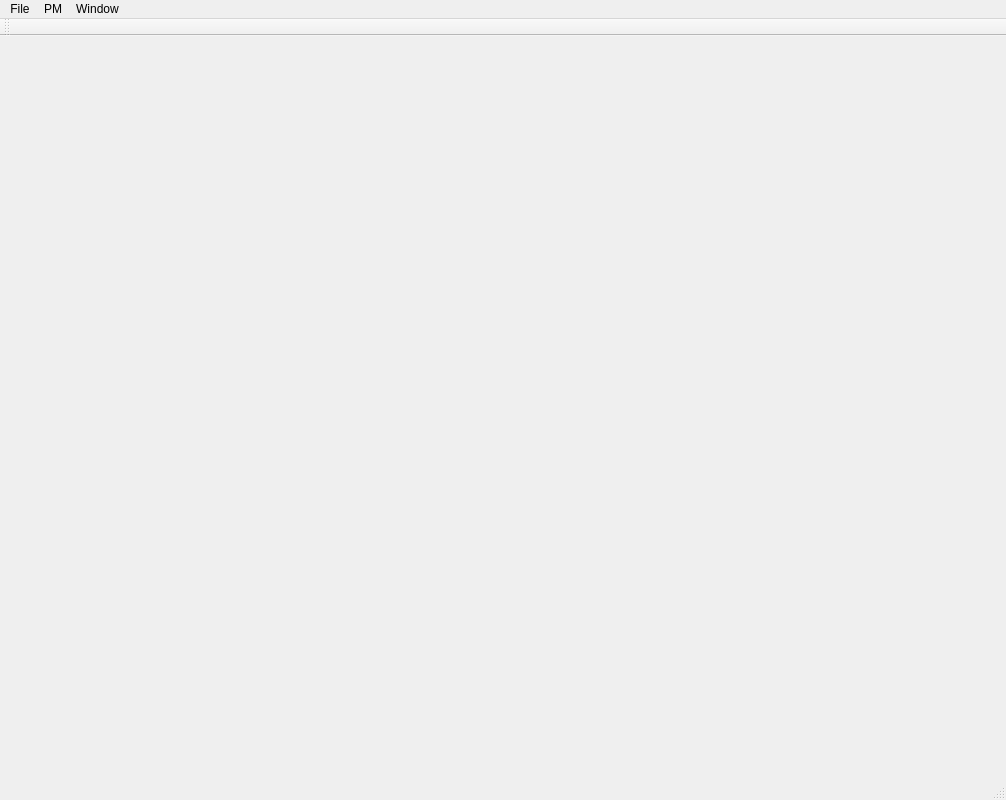
<?xml version="1.0" encoding="UTF-8"?>
<ui version="4.0">
 <class>MainWindow</class>
 <widget class="QMainWindow" name="MainWindow">
  <property name="geometry">
   <rect>
    <x>0</x>
    <y>0</y>
    <width>1006</width>
    <height>800</height>
   </rect>
  </property>
  <property name="minimumSize">
   <size>
    <width>1000</width>
    <height>800</height>
   </size>
  </property>
  <property name="windowTitle">
   <string>Simple Cities</string>
  </property>
  <widget class="QWidget" name="centralWidget"/>
  <widget class="QMenuBar" name="menuBar">
   <property name="geometry">
    <rect>
     <x>0</x>
     <y>0</y>
     <width>1006</width>
     <height>21</height>
    </rect>
   </property>
   <widget class="QMenu" name="menuFile">
    <property name="title">
     <string>File</string>
    </property>
    <addaction name="actionNewTerrain"/>
    <addaction name="actionOpenTerrain"/>
    <addaction name="actionSaveTerrain"/>
    <addaction name="separator"/>
    <addaction name="actionLoadParcels"/>
    <addaction name="actionLoadBuildings"/>
    <addaction name="separator"/>
    <addaction name="actionLoadRoads"/>
    <addaction name="actionSaveRoads"/>
    <addaction name="actionClearRoads"/>
    <addaction name="separator"/>
    <addaction name="actionSaveImage"/>
    <addaction name="actionSaveImageHD"/>
    <addaction name="separator"/>
    <addaction name="actionLoadCamera"/>
    <addaction name="actionSaveCamera"/>
    <addaction name="actionResetCamera"/>
    <addaction name="separator"/>
    <addaction name="actionExit"/>
   </widget>
   <widget class="QMenu" name="menuWindow">
    <property name="title">
     <string>Window</string>
    </property>
    <addaction name="actionControlWidget"/>
    <addaction name="actionPropertyWidget"/>
   </widget>
   <widget class="QMenu" name="menuPM">
    <property name="title">
     <string>PM</string>
    </property>
    <addaction name="actionGenerateBlocks"/>
    <addaction name="actionGenerateParcels"/>
    <addaction name="actionGenerateBuildings"/>
    <addaction name="actionGenerateVegetation"/>
    <addaction name="actionGenerateAll"/>
   </widget>
   <addaction name="menuFile"/>
   <addaction name="menuPM"/>
   <addaction name="menuWindow"/>
  </widget>
  <widget class="QToolBar" name="fileToolBar">
   <attribute name="toolBarArea">
    <enum>TopToolBarArea</enum>
   </attribute>
   <attribute name="toolBarBreak">
    <bool>false</bool>
   </attribute>
  </widget>
  <widget class="QStatusBar" name="statusBar"/>
  <action name="actionNewTerrain">
   <property name="text">
    <string>New Terrain</string>
   </property>
   <property name="shortcut">
    <string/>
   </property>
  </action>
  <action name="actionOpenTerrain">
   <property name="text">
    <string>Open Terrain</string>
   </property>
   <property name="shortcut">
    <string/>
   </property>
  </action>
  <action name="actionExit">
   <property name="text">
    <string>Exit</string>
   </property>
  </action>
  <action name="actionControlWidget">
   <property name="text">
    <string>Control Widget</string>
   </property>
  </action>
  <action name="actionSaveTerrain">
   <property name="text">
    <string>Save Terrain</string>
   </property>
   <property name="shortcut">
    <string/>
   </property>
  </action>
  <action name="actionSaveRoads">
   <property name="text">
    <string>Save Roads</string>
   </property>
  </action>
  <action name="actionPropertyWidget">
   <property name="text">
    <string>Property Widget</string>
   </property>
  </action>
  <action name="actionLoadRoads">
   <property name="text">
    <string>Load Roads</string>
   </property>
   <property name="shortcut">
    <string>Ctrl+O</string>
   </property>
  </action>
  <action name="actionClearRoads">
   <property name="text">
    <string>Clear Roads</string>
   </property>
   <property name="shortcut">
    <string>Ctrl+N</string>
   </property>
  </action>
  <action name="actionSaveImage">
   <property name="text">
    <string>Save Image</string>
   </property>
   <property name="shortcut">
    <string>Ctrl+L</string>
   </property>
  </action>
  <action name="actionLoadCamera">
   <property name="text">
    <string>Load Camera</string>
   </property>
   <property name="shortcut">
    <string>Ctrl+1</string>
   </property>
  </action>
  <action name="actionSaveCamera">
   <property name="text">
    <string>Save Camera</string>
   </property>
   <property name="shortcut">
    <string>Ctrl+2</string>
   </property>
  </action>
  <action name="actionSaveImageHD">
   <property name="text">
    <string>Save Image HD</string>
   </property>
   <property name="shortcut">
    <string>Ctrl+S</string>
   </property>
  </action>
  <action name="actionResetCamera">
   <property name="text">
    <string>Reset Camera</string>
   </property>
  </action>
  <action name="actionGenerateBlocks">
   <property name="text">
    <string>Generate Blocks</string>
   </property>
  </action>
  <action name="actionGenerateParcels">
   <property name="text">
    <string>Generate Parcels</string>
   </property>
  </action>
  <action name="actionGenerateBuildings">
   <property name="text">
    <string>Generate Buildings</string>
   </property>
  </action>
  <action name="actionGenerateVegetation">
   <property name="text">
    <string>Generate Vegetation</string>
   </property>
  </action>
  <action name="actionGenerateAll">
   <property name="text">
    <string>Generate All</string>
   </property>
  </action>
  <action name="actionLoadParcels">
   <property name="text">
    <string>Load Parcels</string>
   </property>
  </action>
  <action name="actionLoadBuildings">
   <property name="text">
    <string>Load Buildings</string>
   </property>
  </action>
 </widget>
 <layoutdefault spacing="6" margin="11"/>
 <resources>
  <include location="MainWindow.qrc"/>
 </resources>
 <connections/>
</ui>
